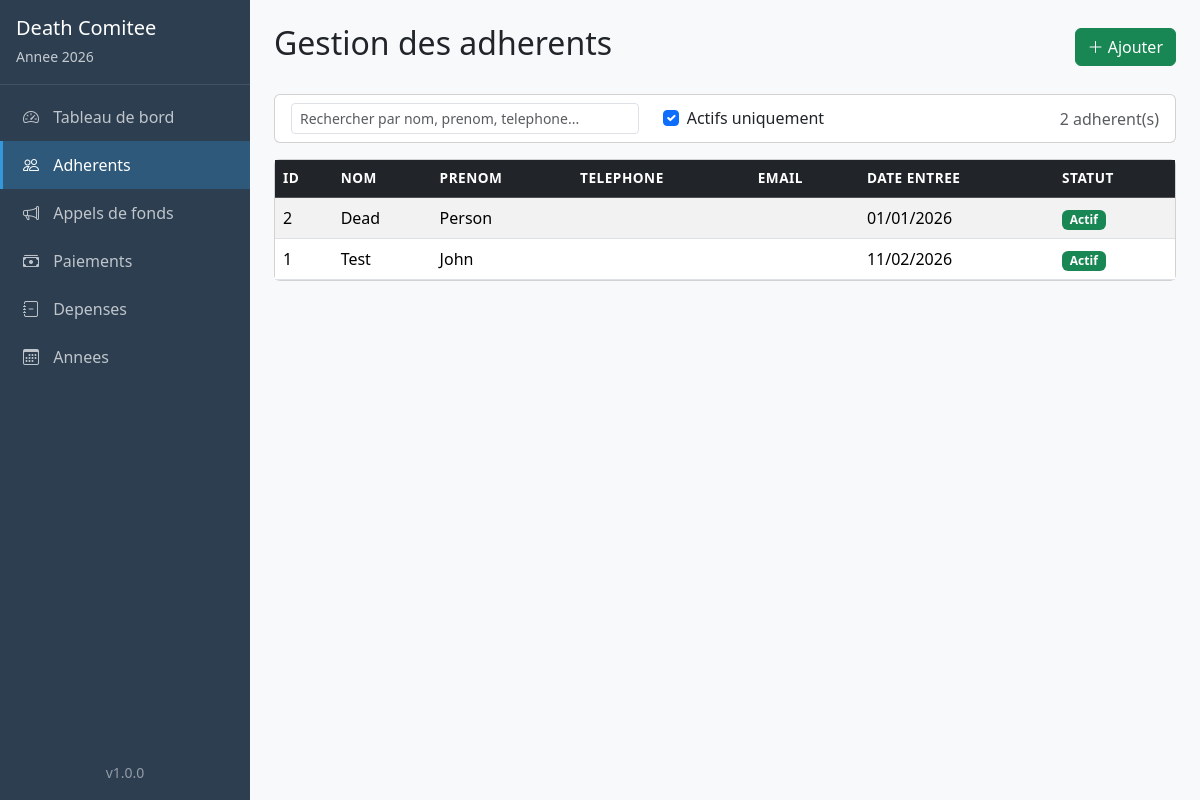
/adherents/, run on the app's committed database.
### tables this page shows
CREATE TABLE annees (
    id INTEGER PRIMARY KEY AUTOINCREMENT,
    annee INTEGER UNIQUE NOT NULL,
    active INTEGER DEFAULT 0,
    created_at TIMESTAMP DEFAULT CURRENT_TIMESTAMP,
    updated_at TIMESTAMP DEFAULT CURRENT_TIMESTAMP
);

CREATE TABLE adherents (
    id INTEGER PRIMARY KEY AUTOINCREMENT,
    nom TEXT NOT NULL,
    prenom TEXT NOT NULL,
    telephone TEXT,
    email TEXT,
    adresse TEXT,
    date_entree DATE DEFAULT (date('now')),
    date_sortie DATE,
    actif INTEGER DEFAULT 1,
    frais_entree REAL DEFAULT 0,
    frais_entree_paye INTEGER DEFAULT 1,
    notes TEXT,
    created_at TIMESTAMP DEFAULT CURRENT_TIMESTAMP,
    updated_at TIMESTAMP DEFAULT CURRENT_TIMESTAMP
);

### web/blueprints/adherents.py (the view)
@adherents_bp.route('/')
def index():
    q = request.args.get('q', '').strip()
    actifs_only = request.args.get('actifs_only', '1') == '1'
    if q:
        adherents = Adherent.search(q)
    else:
        adherents = Adherent.get_all(actif_only=actifs_only)
    return render_template('adherents/index.html',
                           adherents=adherents,
                           search_query=q,
                           actifs_only=actifs_only)

### database/db_manager.py (called while the page is built)
    def __new__(cls, db_path=None):
        if cls._instance is None:
            cls._instance = super(DatabaseManager, cls).__new__(cls)
        return cls._instance

    def get_connection(self):
        if not self._connection:
            raise Exception("Base de données non initialisée")
        return self._connection

    def execute_query(self, query, params=None):
        conn = self.get_connection()
        cursor = conn.cursor()
        try:
            if params:
                cursor.execute(query, params)
            else:
                cursor.execute(query)
            conn.commit()
            return cursor
        except sqlite3.Error as e:
            conn.rollback()
            raise Exception(f"Erreur SQL: {str(e)}")

    def fetch_one(self, query, params=None):
        cursor = self.execute_query(query, params)
        return cursor.fetchone()

    def fetch_all(self, query, params=None):
        cursor = self.execute_query(query, params)
        return cursor.fetchall()

### models/adherent.py (called while the page is built)
    @staticmethod
    def get_all(actif_only=True):
        db = DatabaseManager()
        if actif_only:
            query = "SELECT * FROM adherents WHERE actif = 1 ORDER BY nom, prenom"
        else:
            query = "SELECT * FROM adherents ORDER BY nom, prenom"
        rows = db.fetch_all(query)
        return [Adherent._from_row(row) for row in rows]

    @staticmethod
    def _from_row(row):
        return Adherent(
            id=row['id'],
            nom=row['nom'],
            prenom=row['prenom'],
            telephone=row['telephone'],
            email=row['email'],
            adresse=row['adresse'],
            date_entree=row['date_entree'],
            date_sortie=row['date_sortie'],
            actif=row['actif'],
            frais_entree=row['frais_entree'],
            frais_entree_paye=row['frais_entree_paye'],
            notes=row['notes'],
            created_at=row['created_at'],
            updated_at=row['updated_at']
        )

### models/annee.py (called while the page is built)
    @staticmethod
    def get_active():
        db = DatabaseManager()
        row = db.fetch_one("SELECT * FROM annees WHERE active = 1")
        if row:
            return Annee._from_row(row)
        return None

    @staticmethod
    def _from_row(row):
        return Annee(
            id=row['id'],
            annee=row['annee'],
            active=row['active'],
            created_at=row['created_at'],
            updated_at=row['updated_at']
        )

### web/templates/adherents/index.html (shortened to what this page needs)
{% extends 'base.html' %}
{% block content %}
<div class="d-flex justify-content-between align-items-center mb-4">
    <h2>Gestion des adherents</h2>
    <button class="btn btn-success" onclick="loadModal('{{ url_for('adherents.form_nouveau') }}')">
        <i class="bi bi-plus-lg"></i> Ajouter
    </button>
</div>
<div class="card mb-3">
    <div class="card-body py-2">
        <div class="row align-items-center">
            <div class="col-md-5">
                <input type="text" id="tableSearch" class="form-control form-control-sm"
                       placeholder="Rechercher par nom, prenom, telephone...">
            </div>
            <div class="col-md-4">
                <form method="GET" class="d-flex align-items-center gap-2">
                    <div class="form-check">
                        <input type="checkbox" class="form-check-input" id="actifsOnly"
                               name="actifs_only" value="1"
                               {% if actifs_only %}checked{% endif %}
                               onchange="this.form.submit()">
                        <label class="form-check-label" for="actifsOnly">Actifs uniquement</label>
                    </div>
                </form>
            </div>
            <div class="col-md-3 text-end">
                <span class="text-muted"><span id="rowCount">{{ adherents|length }}</span> adherent(s)</span>
            </div>
        </div>
    </div>
</div>
<div class="card">
    <div class="table-responsive">
        <table class="table table-hover table-striped mb-0" id="dataTable">
            <thead class="table-dark">
                <tr>
                    <th>ID</th>
                    <th>Nom</th>
                    <th>Prenom</th>
                    <th>Telephone</th>
                    <th>Email</th>
                    <th>Date entree</th>
                    <th>Statut</th>
                </tr>
            </thead>
            <tbody>
            {% for a in adherents %}
                <tr class="clickable-row" data-detail-url="{{ url_for('adherents.detail', id=a.id) }}">
                    <td>{{ a.id }}</td>
                    <td>{{ a.nom }}</td>
                    <td>{{ a.prenom }}</td>
                    <td>{{ a.telephone or '' }}</td>
                    <td>{{ a.email or '' }}</td>
                    <td>{{ a.date_entree|format_date }}</td>
                    <td>
                        {% if a.actif %}
                            <span class="badge bg-success">Actif</span>
                        {% else %}
                            <span class="badge bg-secondary">Inactif</span>
                        {% endif %}
                    </td>
                </tr>
            {% else %}
                <tr><td colspan="7" class="text-muted text-center py-3">Aucun adherent trouve</td></tr>
            {% endfor %}
            </tbody>
        </table>
    </div>
</div>
{% endblock %}

### web/templates/components/sidebar.html
<nav class="sidebar d-flex flex-column">
    <div class="sidebar-header p-3 mb-2">
        <h5 class="text-white mb-1">{{ APP_NAME }}</h5>
        <small class="text-light opacity-75">
            {% if annee_active %}
                Annee {{ annee_active.annee }}
            {% else %}
                Aucune annee active
            {% endif %}
        </small>
    </div>
    <ul class="nav flex-column flex-grow-1">
        <li class="nav-item">
            <a class="nav-link {% if active_section == 'dashboard' %}active{% endif %}"
               href="{{ url_for('dashboard.index') }}">
                <i class="bi bi-speedometer2"></i> Tableau de bord
            </a>
        </li>
        <li class="nav-item">
            <a class="nav-link {% if active_section == 'adherents' %}active{% endif %}"
               href="{{ url_for('adherents.index') }}">
                <i class="bi bi-people"></i> Adherents
            </a>
        </li>
        <li class="nav-item">
            <a class="nav-link {% if active_section == 'appels' %}active{% endif %}"
               href="{{ url_for('appels.index') }}">
                <i class="bi bi-megaphone"></i> Appels de fonds
            </a>
        </li>
        <li class="nav-item">
            <a class="nav-link {% if active_section == 'paiements' %}active{% endif %}"
               href="{{ url_for('contributions.index') }}">
                <i class="bi bi-cash-stack"></i> Paiements
            </a>
        </li>
        <li class="nav-item">
            <a class="nav-link {% if active_section == 'depenses' %}active{% endif %}"
               href="{{ url_for('depenses.index') }}">
                <i class="bi bi-journal-minus"></i> Depenses
            </a>
        </li>
        <li class="nav-item">
            <a class="nav-link {% if active_section == 'annees' %}active{% endif %}"
               href="{{ url_for('annees.index') }}">
                <i class="bi bi-calendar3"></i> Annees
            </a>
        </li>
    </ul>
    <div class="p-3 text-center">
        <small class="text-light opacity-50">v{{ APP_VERSION }}</small>
    </div>
</nav>

### web/static/css/style.css (style rules this page uses)
.sidebar { background-color: #2C3E50; width: 250px; min-height: 100vh; position: fixed; top: 0; left: 0; z-index: 100; }
.sidebar-header { border-bottom: 1px solid rgba(255, 255, 255, 0.1); }
.sidebar .nav-link { color: rgba(255, 255, 255, 0.7); padding: 12px 20px; border-left: 3px solid transparent; transition: all 0.2s; }
.sidebar .nav-link.active { color: #fff; background-color: rgba(52, 152, 219, 0.3); border-left-color: #3498DB; }
.sidebar .nav-link i { margin-right: 10px; width: 20px; text-align: center; }
.clickable-row { cursor: pointer; transition: background-color 0.15s; }
.table thead th { font-weight: 600; font-size: 0.85rem; text-transform: uppercase; letter-spacing: 0.5px; }

### data on the page
annees: annee "2026"
adherents: id "2", nom "Dead", prenom "Person", date_entree "01/01/2026", actif "Actif"
adherents: id "1", nom "Test", prenom "John", date_entree "11/02/2026", actif "Actif"

### other printed values
{{ APP_NAME }} "Death Comitee"
{{ APP_VERSION }} "1.0.0"
{{ adherents|length }} "2"
